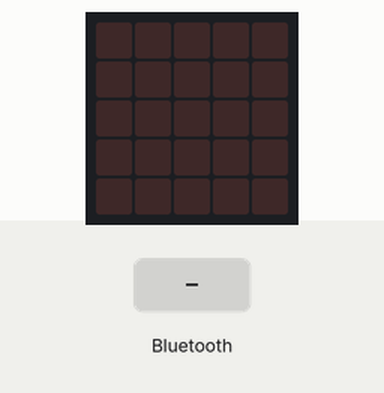
Recording of a program running on a simulated BBC micro:bit (MakeCode). Shown: the board's 5×5 LED display. Inputs (shaded band) come from the test bench.

Above: at 1.2 s.
1.3 s: a phone connects over Bluetooth
At 2.1 s:
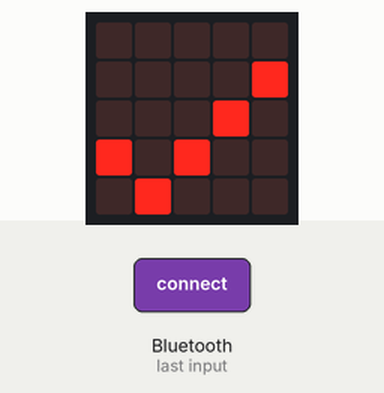
3.9 s: a phone disconnects over Bluetooth
At 4.7 s:
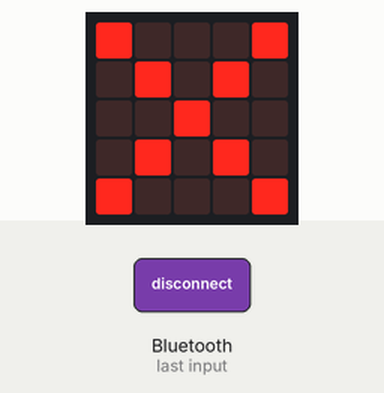
Timing chart, 0 to 6.9 s (numbered marks = the images above; inputs shaded):
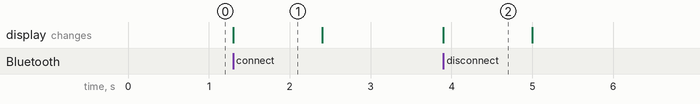

The program:

main.ts
```typescript
bluetooth.onBluetoothConnected(function () {
    basic.showIcon(IconNames.Yes)
    basic.pause(500)
    basic.clearScreen()
})
bluetooth.onBluetoothDisconnected(function () {
    basic.showIcon(IconNames.No)
    basic.pause(500)
    basic.clearScreen()
})
bluetooth.startTemperatureService()
bluetooth.startLEDService()
```

test.ts
```typescript
// i test vanno qui; questi non saranno compilati quando questo pacchetto viene usato come estensione.
```

Measured:
- after the input at 1.3 s, the display: changes at once (image 1)
- after the input at 3.9 s, the display: changes at once (image 2)
- what the display in image 1 shows lasts 1.1 s, from 1.3 s to 2.4 s
